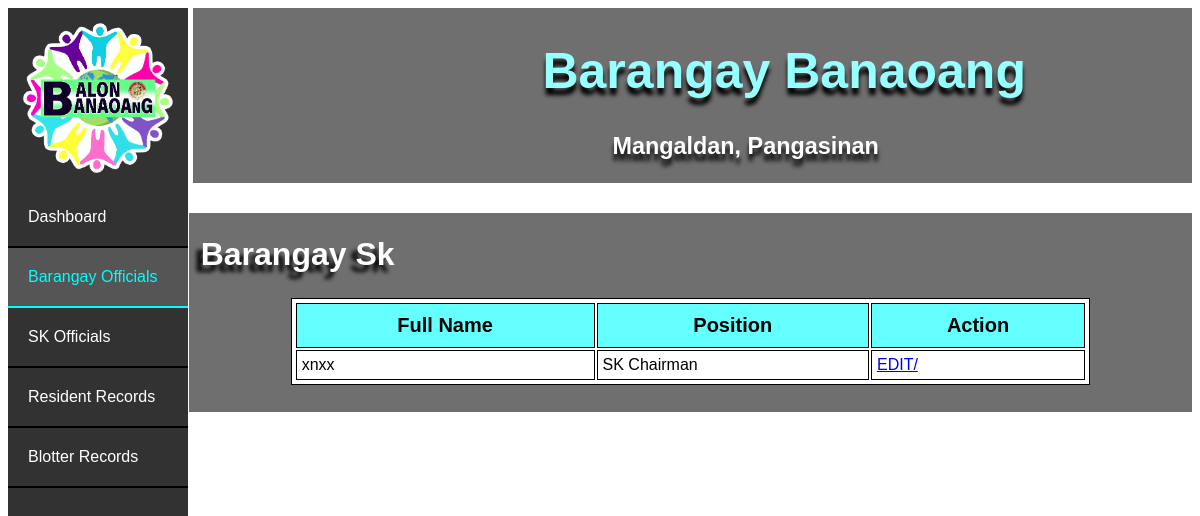
The page /list_sks on the database as committed earlier.
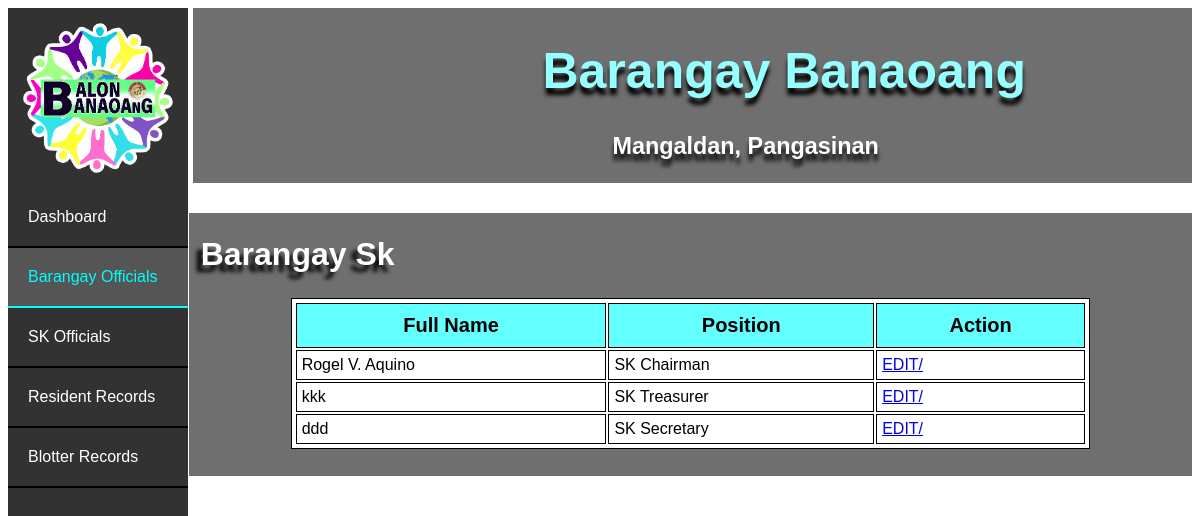
The same page on the database as committed later.
### bis/models.py (models this page shows)
class Sk(models.Model):
    full_name = models.CharField(max_length=30)
    position = models.CharField(max_length=30)

### bis/views.py (the view)
# urls.py: path('list_sks', views.list_sks, name='list_sks'),
def list_sks(request):
    sks = Sk.objects.all()
    return render(request, 'list_sks.html', { 'sks_list' : sks })

### bis/templates/list_sks.html (shortened to what this page needs)
<!DOCTYPE html>
<html lang="en">
<head>
    {% load static %}
    <link rel="stylesheet" href="{% static 'index.css' %}">
</head>
<body>
  <div class="banr">
    <div class="bant"><h1>Barangay Banaoang</h1></div>
    <div class="bant2"><h3>Mangaldan, Pangasinan</h3></div>
</div>
<ul>
    <div class="logo1"></div>
    <li><a  href="index">Dashboard</a></li>
    <li><a class="active" href="#news">Barangay Officials</a></li>
    <li><a href="#news">SK Officials</a></li>
    <li><a href="#contact">Resident Records</a></li>
    <li><a href="#about">Blotter Records</a></li>
</ul>
<div class="cont">
  <h1 class="h">Barangay Sk</h1>
    <table>
        <tr>
          <th>Full Name</th>
          <th>Position</th>
          <th>Action</th>
        </tr>
        {% for sk in sks_list %}
        <tr>
          <td>{{ sk.full_name }}</td>
          <td>{{ sk.position }}</td>
          <td><a href="/edit_sk/{{ sk.pk }}"> EDIT/</a></td>
        </tr>
        {% endfor %}
      </table>
    </div>
</body>
</html>

Rows that differ between the two databases and show on the page:
changed Sk "SK Chairman": full_name "xnxx" → "Rogel V. Aquino"
added Sk: full_name "kkk", position "SK Treasurer"
added Sk: full_name "ddd", position "SK Secretary"
